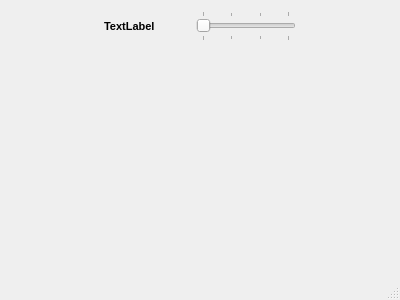
<?xml version="1.0" encoding="UTF-8"?>
<ui version="4.0">
 <class>MainWindow</class>
 <widget class="QMainWindow" name="MainWindow">
  <property name="geometry">
   <rect>
    <x>0</x>
    <y>0</y>
    <width>400</width>
    <height>300</height>
   </rect>
  </property>
  <property name="windowTitle">
   <string>MainWindow</string>
  </property>
  <widget class="QWidget" name="centralWidget">
   <layout class="QVBoxLayout" name="verticalLayout">
    <item>
     <layout class="QHBoxLayout" name="horizontalLayout_2">
      <item>
       <widget class="QPushButton" name="pushButton_Prev">
        <property name="minimumSize">
         <size>
          <width>30</width>
          <height>30</height>
         </size>
        </property>
        <property name="maximumSize">
         <size>
          <width>100</width>
          <height>100</height>
         </size>
        </property>
        <property name="text">
         <string/>
        </property>
        <property name="icon">
         <iconset>
          <normaloff>../icons/left.svg</normaloff>../icons/left.svg</iconset>
        </property>
        <property name="flat">
         <bool>true</bool>
        </property>
       </widget>
      </item>
      <item>
       <widget class="QLabel" name="label_title">
        <property name="maximumSize">
         <size>
          <width>1000</width>
          <height>100</height>
         </size>
        </property>
        <property name="font">
         <font>
          <pointsize>8</pointsize>
          <weight>75</weight>
          <bold>true</bold>
         </font>
        </property>
        <property name="text">
         <string>TextLabel</string>
        </property>
       </widget>
      </item>
      <item>
       <widget class="QSlider" name="pageIndexBar">
        <property name="minimumSize">
         <size>
          <width>30</width>
          <height>30</height>
         </size>
        </property>
        <property name="maximumSize">
         <size>
          <width>100</width>
          <height>100</height>
         </size>
        </property>
        <property name="autoFillBackground">
         <bool>false</bool>
        </property>
        <property name="maximum">
         <number>3</number>
        </property>
        <property name="pageStep">
         <number>1</number>
        </property>
        <property name="tracking">
         <bool>true</bool>
        </property>
        <property name="orientation">
         <enum>Qt::Horizontal</enum>
        </property>
        <property name="invertedAppearance">
         <bool>false</bool>
        </property>
        <property name="invertedControls">
         <bool>false</bool>
        </property>
        <property name="tickPosition">
         <enum>QSlider::TicksBothSides</enum>
        </property>
       </widget>
      </item>
      <item>
       <widget class="QPushButton" name="pushButton_Next">
        <property name="minimumSize">
         <size>
          <width>30</width>
          <height>30</height>
         </size>
        </property>
        <property name="maximumSize">
         <size>
          <width>100</width>
          <height>100</height>
         </size>
        </property>
        <property name="autoFillBackground">
         <bool>false</bool>
        </property>
        <property name="text">
         <string/>
        </property>
        <property name="icon">
         <iconset>
          <normaloff>../icons/right.svg</normaloff>../icons/right.svg</iconset>
        </property>
        <property name="autoDefault">
         <bool>false</bool>
        </property>
        <property name="default">
         <bool>false</bool>
        </property>
        <property name="flat">
         <bool>true</bool>
        </property>
       </widget>
      </item>
     </layout>
    </item>
    <item>
     <widget class="QStackedWidget" name="stackedWidget">
      <property name="autoFillBackground">
       <bool>false</bool>
      </property>
     </widget>
    </item>
    <item>
     <spacer name="verticalSpacer">
      <property name="orientation">
       <enum>Qt::Vertical</enum>
      </property>
      <property name="sizeHint" stdset="0">
       <size>
        <width>20</width>
        <height>40</height>
       </size>
      </property>
     </spacer>
    </item>
   </layout>
  </widget>
  <widget class="QStatusBar" name="statusBar"/>
 </widget>
 <layoutdefault spacing="6" margin="11"/>
 <resources/>
 <connections/>
</ui>
